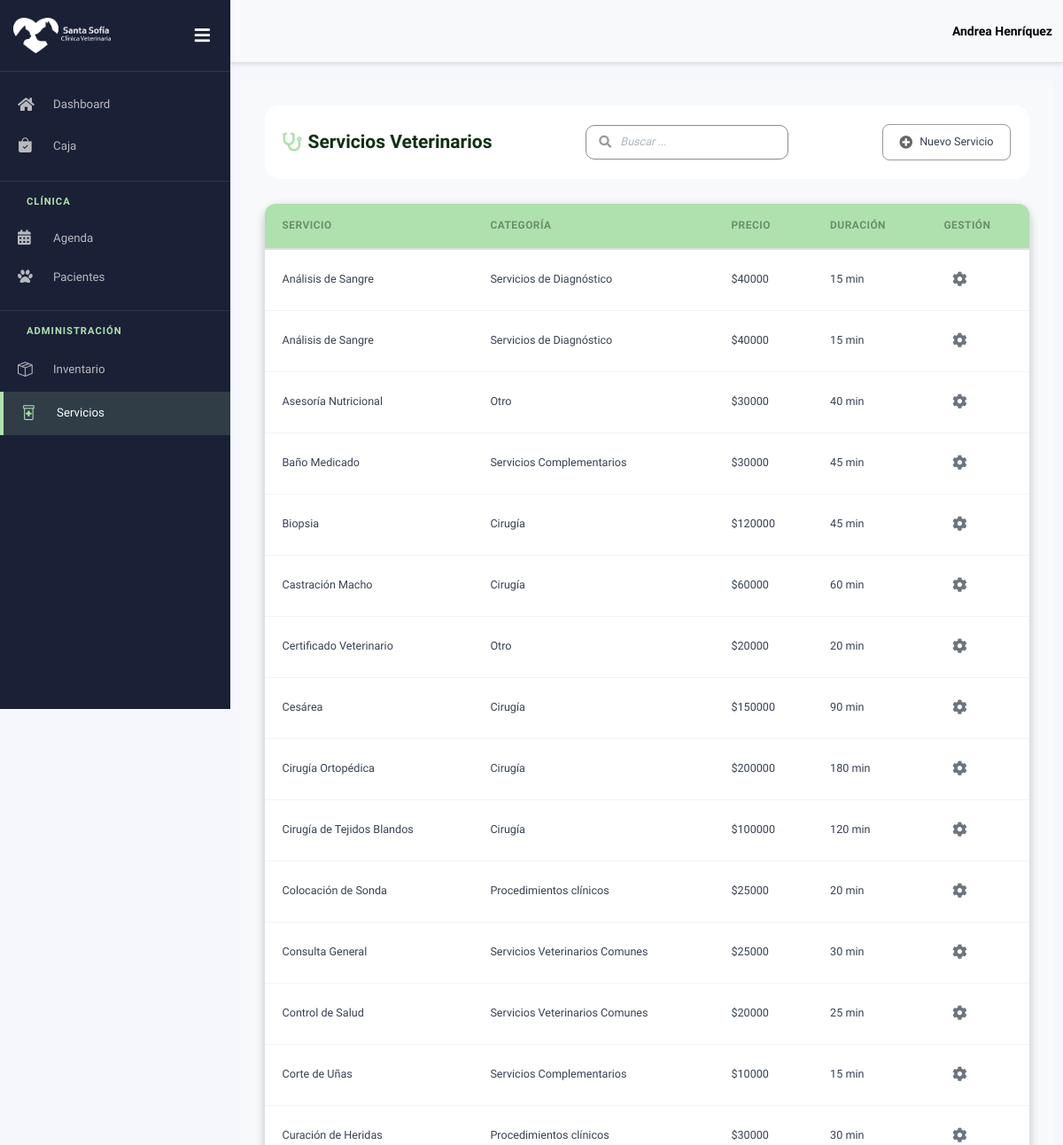
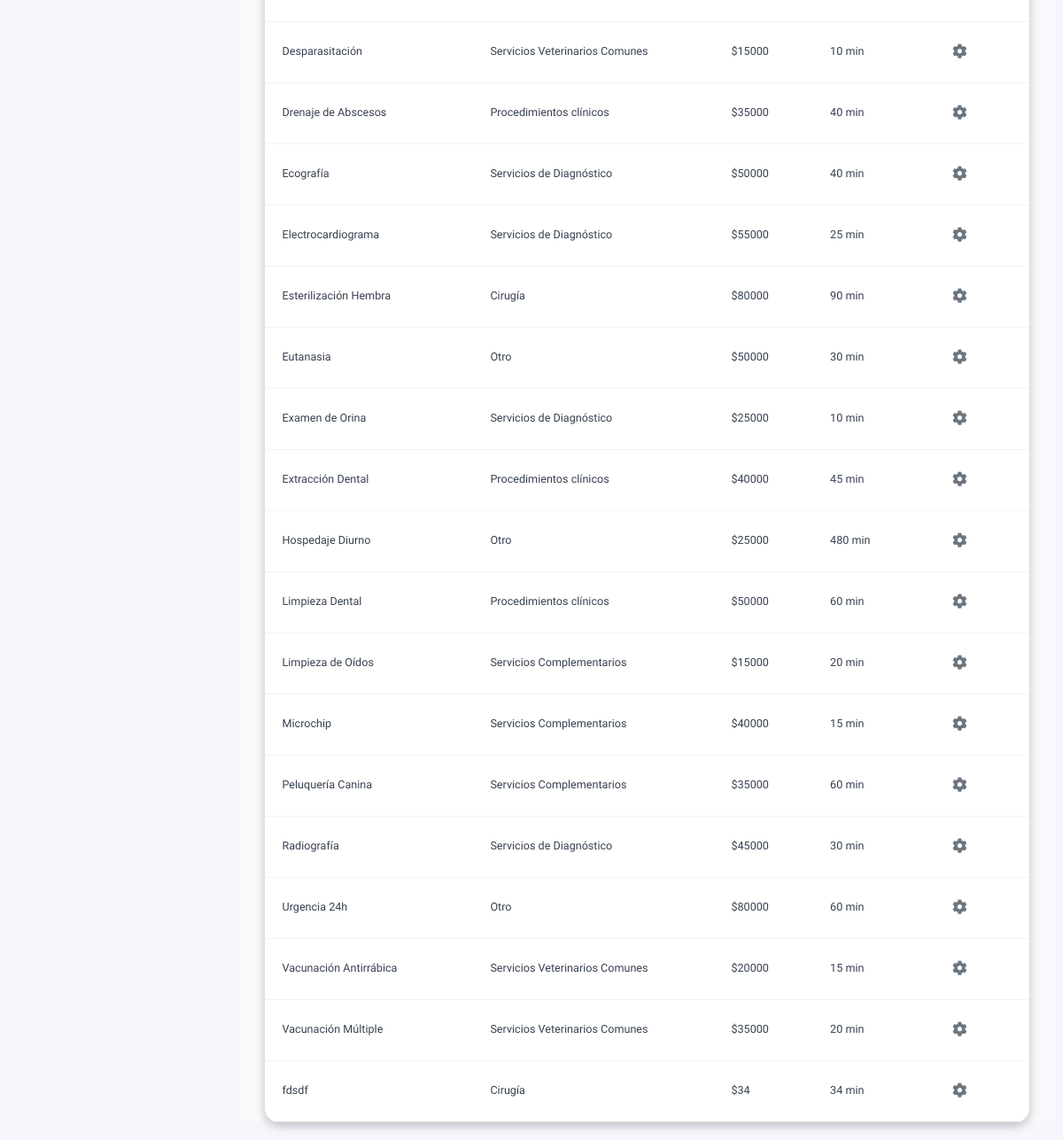
The page /servicios/ (signed in) on the database its author committed (2 pictures, top to bottom).
### cuentas/models.py (models this page shows, shortened)
class CustomUser(AbstractBaseUser, PermissionsMixin):
    ROLES = [
        ('administracion', 'Administración'),
        ('veterinario', 'Veterinario'),
        ('recepcion', 'Recepción'),
    ]
    rut = models.CharField(max_length=12, unique=True, verbose_name="RUT")
    username = models.CharField(max_length=20, unique=True, editable=False)
    nombre = models.CharField(max_length=50)
    apellido = models.CharField(max_length=50)
    correo = models.EmailField(unique=True)
    telefono = models.CharField(max_length=20, blank=True, null=True)
    direccion = models.CharField(max_length=255, blank=True, null=True)
    tipo_contrato = models.CharField(max_length=50, blank=True, null=True)
    rol = models.CharField(max_length=20, choices=ROLES, default='recepcion', verbose_name="Rol")
    is_staff = models.BooleanField(default=False)
    is_active = models.BooleanField(default=True)
    date_joined = models.DateTimeField(default=timezone.now)
    objects = CustomUserManager()
    USERNAME_FIELD = 'rut'
    REQUIRED_FIELDS = ['correo', 'nombre', 'apellido']
    def get_rol_display_custom(self):
        if self.is_staff and self.is_superuser:
            return 'Administración'
        return self.get_rol_display()

### servicios/models.py (models this page shows, shortened)
class Servicio(models.Model):
    idServicio = models.AutoField(primary_key=True)
    nombre = models.CharField(
        max_length=150,
        verbose_name="Nombre del Servicio"
    )
    descripcion = models.TextField(
        blank=True,
        null=True,
        verbose_name="Descripción"
    )
    categoria = models.CharField(
        max_length=100,
        verbose_name="Categoría"
    )
    precio = models.PositiveIntegerField(
        default=0,
        verbose_name="Precio del Servicio"
    )
    duracion = models.PositiveIntegerField(
        default=0,
        verbose_name="Duración (minutos)"
    )
    fecha_creacion = models.DateTimeField(
        auto_now_add=True,
        verbose_name="Fecha de Registro"
    )
    fecha_actualizacion = models.DateTimeField(
        auto_now=True,
        verbose_name="Última Actualización"
    )
    class Meta:
        db_table = "Servicio"
        verbose_name = "Servicio Veterinario"
        verbose_name_plural = "Servicios Veterinarios"
        ordering = ["nombre"]

### servicios/views.py (the view)
# urls.py: path('', views.servicios, name='servicios'),
@login_required
def servicios(request):
    servicios = Servicio.objects.all().order_by('nombre')
    context = {
        'servicios': servicios,
    }
    return render(request, 'servicios/servicios.html', context)

### servicios/templates/servicios/servicios.html (shortened to what this page needs)
{% extends "partials/base_table.html" %}
{% load static %}
{% block table_title %}
<i class="fas fa-stethoscope"></i> Servicios Veterinarios
{% endblock %}
{% block table_buttons %}
{% if user.is_staff or user.is_superuser %}
<button type="button" class="btn-primary-action" onclick="abrirModalNuevoServicio()">
    <i class="fas fa-plus-circle"></i> Nuevo Servicio
</button>
{% endif %}
{% endblock %}
{% block table_columns %}
<th>Servicio</th>
<th>Categoría</th>
<th>Precio</th>
<th>Duración</th>
<th>Gestión</th>
{% endblock %}
{% block table_rows %}
{% for servicio in servicios %}
<tr data-id="{{ servicio.idServicio }}" data-categoria="{{ servicio.categoria|default_if_none:'' }}" data-descripcion="{{ servicio.descripcion|default_if_none:'' }}">
    <td>{{ servicio.nombre }}</td>
    <td>{{ servicio.categoria }}</td>
    <td>${{ servicio.precio|floatformat:0 }}</td>
    <td>{{ servicio.duracion }} min</td>
    <td>
        <div class="manage-wheel">
            <button type="button" onclick="toggleWheel(this)">
                <i class="fas fa-cog"></i>
            </button>
        </div>
    </td>
</tr>
{% empty %}
<tr>
    <td colspan="5">No hay servicios registrados.</td>
</tr>
{% endfor %}
{% endblock %}

### templates/partials/topbar.html (shortened to what this page needs)
{% load static %}
<div class="main-header">
    <nav class="navbar navbar-header navbar-header-transparent navbar-expand-lg border-bottom">
        <div class="container-fluid">
            <ul class="navbar-nav topbar-nav ms-md-auto align-items-center">
                <li class="nav-item topbar-user dropdown hidden-caret">
                    <a class="dropdown-toggle profile-pic" data-bs-toggle="dropdown" href="#" aria-expanded="false">
                        <span class="profile-username">
                            <span class="fw-bold">{{ user.nombre }} {{ user.apellido }}</span>
                        </span>
                    </a>
                </li>
            </ul>
        </div>
    </nav>
</div>

### static/css/dashboard_style.css (style rules this page uses)
:root { --primary-color: #afe1af; --primary-hover: #89c57c; --text-dark: #103012; }

### static/css/base/vet-custom.css (style rules this page uses)
:root { --primary-color: #1e88e5; --primary-hover: #1565c0; --danger-color: #e53935; --danger-hover: #c62828; --success-color: #43a047; --success-hover: #2e7d32; --text-dark: #212121; --text-light: #757575; --bg-light: #f5f5f5; --border-color: #e0e0e0; }

### static/css/base/modals_base.css (style rules this page uses)
:root { --primary-color: #afe1af; --primary-hover: #89c57c; --text-dark: #103012; --bg-light: #f8f9fa; --border-color: #e0e0e0; --shadow-sm: 0 2px 8px rgba(0, 0, 0, 0.08); --shadow-md: 0 4px 12px rgba(0, 0, 0, 0.12); --grey: #afafaf; --grey-hover: #a8a8a8; --z-modal-backdrop: 999998; --z-modal: 999999; }
.navbar, .header, .main-header, .topbar { z-index: 100 !important; }

### static/css/base/estilos_generales.css (style rules this page uses)
.container, .container-fluid, .page-inner { padding-bottom: 0 !important; margin-bottom: 0 !important; }
.table-header h4 i, .table-header-grid h4 i { color: var(--primary-color); }
.table-action-buttons button { white-space: nowrap !important; }
table thead th { padding: 1rem; text-align: left; font-weight: 600; color: var(--primary-dark); font-size: 0.9rem; }
table thead th:first-child { border-top-left-radius: var(--radius-lg); }
table thead th:last-child { border-top-right-radius: var(--radius-lg); }
table tbody tr { border-bottom: 1px solid var(--border-color); transition: background-color 0.2s ease; }
table tbody td { padding: 1rem; color: var(--text-dark); font-size: 0.9rem; }
.container-fluid { padding: 2rem; background: var(--bg-light); min-height: 100vh; }
.align-items-center { align-items: center !important; }
.fw-bold { font-weight: 700 !important; }
.border-bottom { border-bottom: 1px solid var(--border-color) !important; }
body { margin: 0; padding: 0; }
.container, .container-fluid { width: 100% !important; max-width: 100% !important; }
.main-header { position: sticky !important; top: 0 !important; z-index: 999 !important; box-shadow: 0 2px 4px rgba(0,0,0,0.1) !important; margin: 0 !important; display: flex !important; align-items: center !important; }
.navbar-header { width: 100% !important; padding: 0 !important; margin: 0 !important; }

### templates/partials/topbar.html (style rules this page uses)
.main-header { z-index: 10!important; }

### rows shown on the page
CustomUser: nombre "Andrea", apellido "Henríquez"
Servicio: nombre "Análisis de Sangre", categoria "Servicios de Diagnóstico", precio "40000", duracion "15"
Servicio: nombre "Análisis de Sangre", categoria "Servicios de Diagnóstico", precio "40000", duracion "15"
Servicio: nombre "Asesoría Nutricional", categoria "Otro", precio "30000", duracion "40"
Servicio: nombre "Baño Medicado", categoria "Servicios Complementarios", precio "30000", duracion "45"
Servicio: nombre "Biopsia", categoria "Cirugía", precio "120000", duracion "45"
Servicio: nombre "Castración Macho", categoria "Cirugía", precio "60000", duracion "60"
Servicio: nombre "Certificado Veterinario", categoria "Otro", precio "20000", duracion "20"
Servicio: nombre "Cesárea", categoria "Cirugía", precio "150000", duracion "90"
Servicio: nombre "Cirugía Ortopédica", categoria "Cirugía", precio "200000", duracion "180"
Servicio: nombre "Cirugía de Tejidos Blandos", categoria "Cirugía", precio "100000", duracion "120"
Servicio: nombre "Colocación de Sonda", categoria "Procedimientos clínicos", precio "25000", duracion "20"
Servicio: nombre "Consulta General", categoria "Servicios Veterinarios Comunes", precio "25000", duracion "30"
Servicio: nombre "Control de Salud", categoria "Servicios Veterinarios Comunes", precio "20000", duracion "25"
Servicio: nombre "Corte de Uñas", categoria "Servicios Complementarios", precio "10000", duracion "15"
Servicio: nombre "Curación de Heridas", categoria "Procedimientos clínicos", precio "30000", duracion "30"
Servicio: nombre "Desparasitación", categoria "Servicios Veterinarios Comunes", precio "15000", duracion "10"
Servicio: nombre "Drenaje de Abscesos", categoria "Procedimientos clínicos", precio "35000", duracion "40"
Servicio: nombre "Ecografía", categoria "Servicios de Diagnóstico", precio "50000", duracion "40"
Servicio: nombre "Electrocardiograma", categoria "Servicios de Diagnóstico", precio "55000", duracion "25"
Servicio: nombre "Esterilización Hembra", categoria "Cirugía", precio "80000", duracion "90"
Servicio: nombre "Eutanasia", categoria "Otro", precio "50000", duracion "30"
Servicio: nombre "Examen de Orina", categoria "Servicios de Diagnóstico", precio "25000", duracion "10"
Servicio: nombre "Extracción Dental", categoria "Procedimientos clínicos", precio "40000", duracion "45"
Servicio: nombre "Hospedaje Diurno", categoria "Otro", precio "25000", duracion "480"
Servicio: nombre "Limpieza Dental", categoria "Procedimientos clínicos", precio "50000", duracion "60"
Servicio: nombre "Limpieza de Oídos", categoria "Servicios Complementarios", precio "15000", duracion "20"
Servicio: nombre "Microchip", categoria "Servicios Complementarios", precio "40000", duracion "15"
Servicio: nombre "Peluquería Canina", categoria "Servicios Complementarios", precio "35000", duracion "60"
Servicio: nombre "Radiografía", categoria "Servicios de Diagnóstico", precio "45000", duracion "30"
Servicio: nombre "Urgencia 24h", categoria "Otro", precio "80000", duracion "60"
Servicio: nombre "Vacunación Antirrábica", categoria "Servicios Veterinarios Comunes", precio "20000", duracion "15"
Servicio: nombre "Vacunación Múltiple", categoria "Servicios Veterinarios Comunes", precio "35000", duracion "20"
Servicio: nombre "fdsdf", categoria "Cirugía", precio "34", duracion "34"
